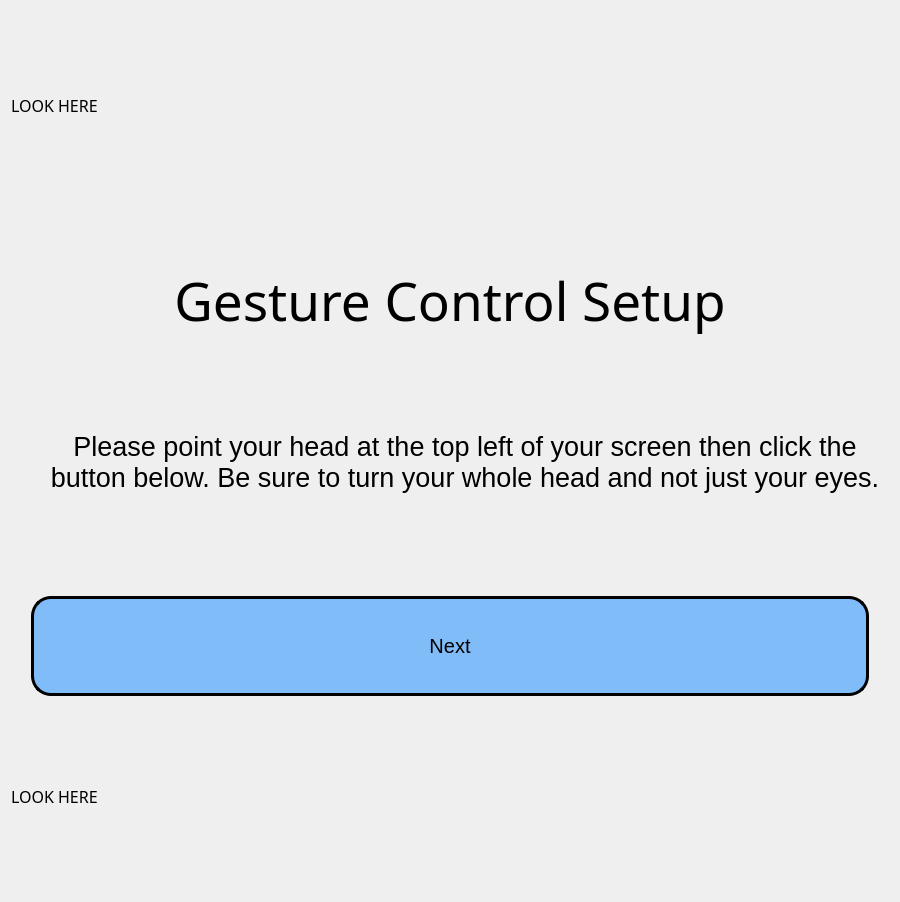
<?xml version="1.0" encoding="UTF-8"?>
<ui version="4.0">
 <class>Form</class>
 <widget class="QWidget" name="Form">
  <property name="geometry">
   <rect>
    <x>0</x>
    <y>0</y>
    <width>900</width>
    <height>902</height>
   </rect>
  </property>
  <property name="windowTitle">
   <string>Form</string>
  </property>
  <property name="styleSheet">
   <string notr="true">QPushButton {
  border: 3px solid black;
  border-radius: 20px;
  padding: 0 8px;
  background: rgba(100, 175, 250, 0.8);
}

QPushButton:hover {
  border: 2px solid black;
  background: rgba(100, 175, 250, 0.6);
}

QPushButton:pressed {
  border: 4px solid black;
  border-radius: 20px;
  padding: 3px 5px 1px 7px;
  background: rgba(100, 175, 250, 1.0);
}</string>
  </property>
  <layout class="QVBoxLayout" name="verticalLayout">
   <item>
    <layout class="QHBoxLayout" name="horizontalLayout_2">
     <item>
      <widget class="QLabel" name="topLabel">
       <property name="enabled">
        <bool>true</bool>
       </property>
       <property name="maximumSize">
        <size>
         <width>16777215</width>
         <height>16777215</height>
        </size>
       </property>
       <property name="font">
        <font>
         <family>Arial Rounded MT Bold</family>
         <pointsize>12</pointsize>
        </font>
       </property>
       <property name="text">
        <string>LOOK HERE</string>
       </property>
       <property name="alignment">
        <set>Qt::AlignLeading|Qt::AlignLeft|Qt::AlignVCenter</set>
       </property>
       <property name="wordWrap">
        <bool>true</bool>
       </property>
      </widget>
     </item>
    </layout>
   </item>
   <item>
    <widget class="QLabel" name="title">
     <property name="font">
      <font>
       <family>Arial Rounded MT Bold</family>
       <pointsize>40</pointsize>
      </font>
     </property>
     <property name="text">
      <string>Gesture Control Setup</string>
     </property>
     <property name="alignment">
      <set>Qt::AlignCenter</set>
     </property>
    </widget>
   </item>
   <item>
    <layout class="QHBoxLayout" name="horizontalLayout">
     <property name="leftMargin">
      <number>30</number>
     </property>
     <property name="topMargin">
      <number>30</number>
     </property>
     <item>
      <widget class="QLabel" name="label">
       <property name="font">
        <font>
         <family>Arial</family>
         <pointsize>20</pointsize>
        </font>
       </property>
       <property name="text">
        <string>Please point your head at the top left of your screen then click the button below. Be sure to turn your whole head and not just your eyes.</string>
       </property>
       <property name="alignment">
        <set>Qt::AlignHCenter|Qt::AlignTop</set>
       </property>
       <property name="wordWrap">
        <bool>true</bool>
       </property>
      </widget>
     </item>
    </layout>
   </item>
   <item>
    <layout class="QHBoxLayout" name="horizontalLayout_5">
     <property name="leftMargin">
      <number>20</number>
     </property>
     <property name="topMargin">
      <number>0</number>
     </property>
     <property name="rightMargin">
      <number>20</number>
     </property>
     <item>
      <widget class="QPushButton" name="nextButton">
       <property name="sizePolicy">
        <sizepolicy hsizetype="MinimumExpanding" vsizetype="Fixed">
         <horstretch>0</horstretch>
         <verstretch>0</verstretch>
        </sizepolicy>
       </property>
       <property name="minimumSize">
        <size>
         <width>0</width>
         <height>100</height>
        </size>
       </property>
       <property name="font">
        <font>
         <family>Arial</family>
         <pointsize>15</pointsize>
        </font>
       </property>
       <property name="text">
        <string>Next</string>
       </property>
      </widget>
     </item>
    </layout>
   </item>
   <item>
    <layout class="QHBoxLayout" name="horizontalLayout_3">
     <item>
      <widget class="QLabel" name="bottomLabel">
       <property name="enabled">
        <bool>true</bool>
       </property>
       <property name="font">
        <font>
         <family>Arial Rounded MT Bold</family>
         <pointsize>12</pointsize>
        </font>
       </property>
       <property name="text">
        <string>LOOK HERE</string>
       </property>
      </widget>
     </item>
    </layout>
   </item>
  </layout>
 </widget>
 <resources/>
 <connections/>
</ui>
